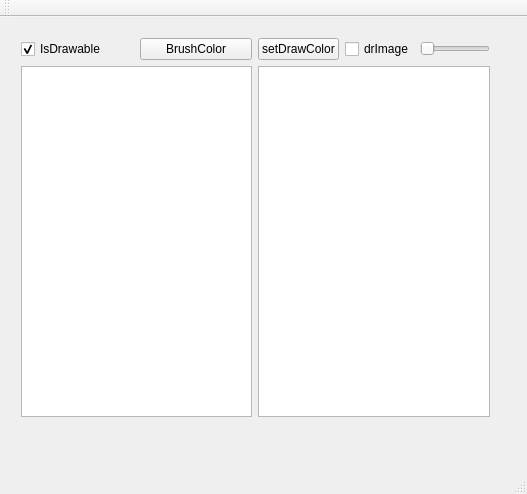
<?xml version="1.0" encoding="UTF-8"?>
<ui version="4.0">
 <class>DrawImage</class>
 <widget class="QMainWindow" name="DrawImage">
  <property name="geometry">
   <rect>
    <x>0</x>
    <y>0</y>
    <width>527</width>
    <height>494</height>
   </rect>
  </property>
  <property name="windowTitle">
   <string>DrawImage</string>
  </property>
  <widget class="QWidget" name="centralWidget">
   <widget class="QWidget" name="horizontalLayoutWidget">
    <property name="geometry">
     <rect>
      <x>10</x>
      <y>10</y>
      <width>491</width>
      <height>401</height>
     </rect>
    </property>
    <layout class="QHBoxLayout" name="horizontalLayout">
     <item>
      <layout class="QVBoxLayout" name="verticalLayout">
       <item>
        <layout class="QHBoxLayout" name="horizontalLayout_2">
         <item>
          <widget class="QCheckBox" name="checkBox">
           <property name="text">
            <string>IsDrawable</string>
           </property>
           <property name="checked">
            <bool>true</bool>
           </property>
          </widget>
         </item>
         <item>
          <widget class="QPushButton" name="BrushColor">
           <property name="text">
            <string>BrushColor</string>
           </property>
          </widget>
         </item>
        </layout>
       </item>
       <item>
        <widget class="Canvas" name="graphicsView"/>
       </item>
      </layout>
     </item>
     <item>
      <layout class="QVBoxLayout" name="verticalLayout_2">
       <item>
        <layout class="QHBoxLayout" name="horizontalLayout_3">
         <item>
          <widget class="QPushButton" name="drawCoor">
           <property name="text">
            <string>setDrawColor</string>
           </property>
          </widget>
         </item>
         <item>
          <widget class="QCheckBox" name="checkBox_2">
           <property name="text">
            <string>drImage</string>
           </property>
          </widget>
         </item>
         <item>
          <widget class="QSlider" name="horizontalSlider">
           <property name="minimum">
            <number>1</number>
           </property>
           <property name="maximum">
            <number>255</number>
           </property>
           <property name="orientation">
            <enum>Qt::Horizontal</enum>
           </property>
          </widget>
         </item>
        </layout>
       </item>
       <item>
        <widget class="QGraphicsView" name="graphicsView_2"/>
       </item>
      </layout>
     </item>
    </layout>
   </widget>
  </widget>
  <widget class="QMenuBar" name="menuBar">
   <property name="geometry">
    <rect>
     <x>0</x>
     <y>0</y>
     <width>527</width>
     <height>25</height>
    </rect>
   </property>
  </widget>
  <widget class="QToolBar" name="mainToolBar">
   <attribute name="toolBarArea">
    <enum>TopToolBarArea</enum>
   </attribute>
   <attribute name="toolBarBreak">
    <bool>false</bool>
   </attribute>
  </widget>
  <widget class="QStatusBar" name="statusBar"/>
 </widget>
 <layoutdefault spacing="6" margin="11"/>
 <customwidgets>
  <customwidget>
   <class>Canvas</class>
   <extends>QGraphicsView</extends>
   <header>graphiccore.h</header>
  </customwidget>
 </customwidgets>
 <resources/>
 <connections/>
</ui>
